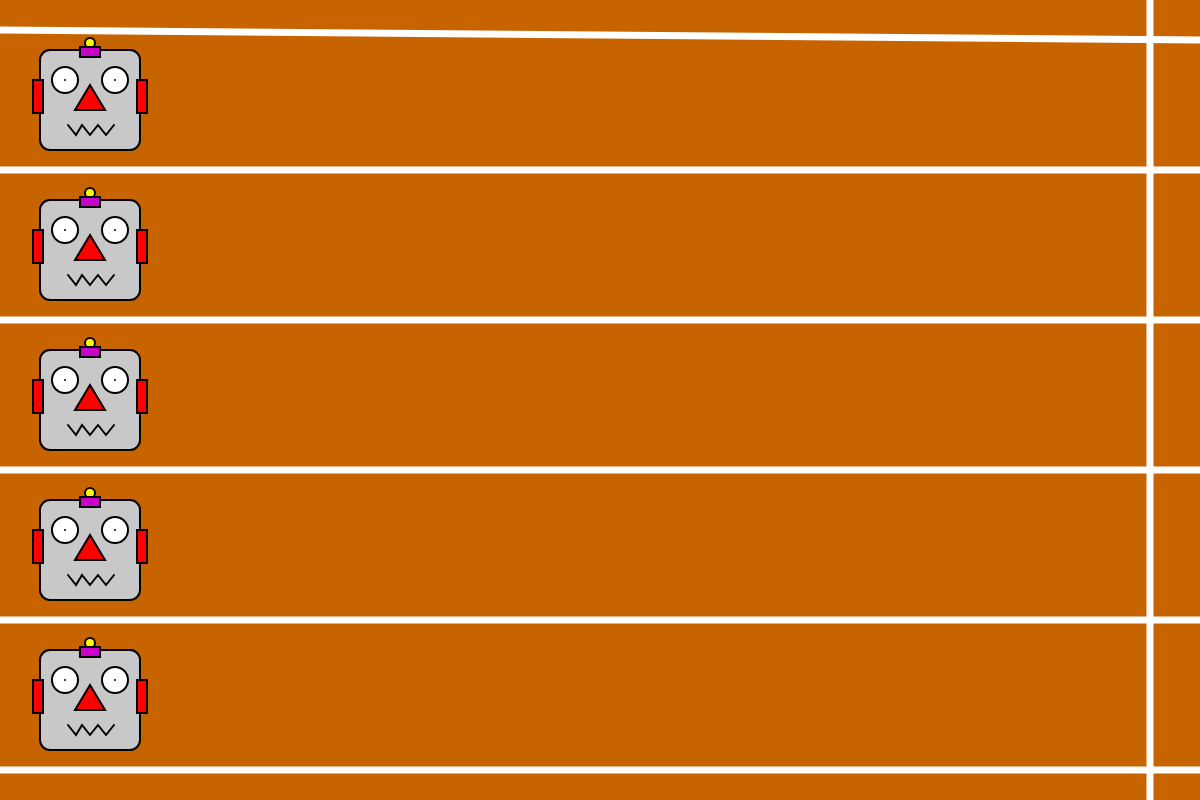
Frame 1 (no input)
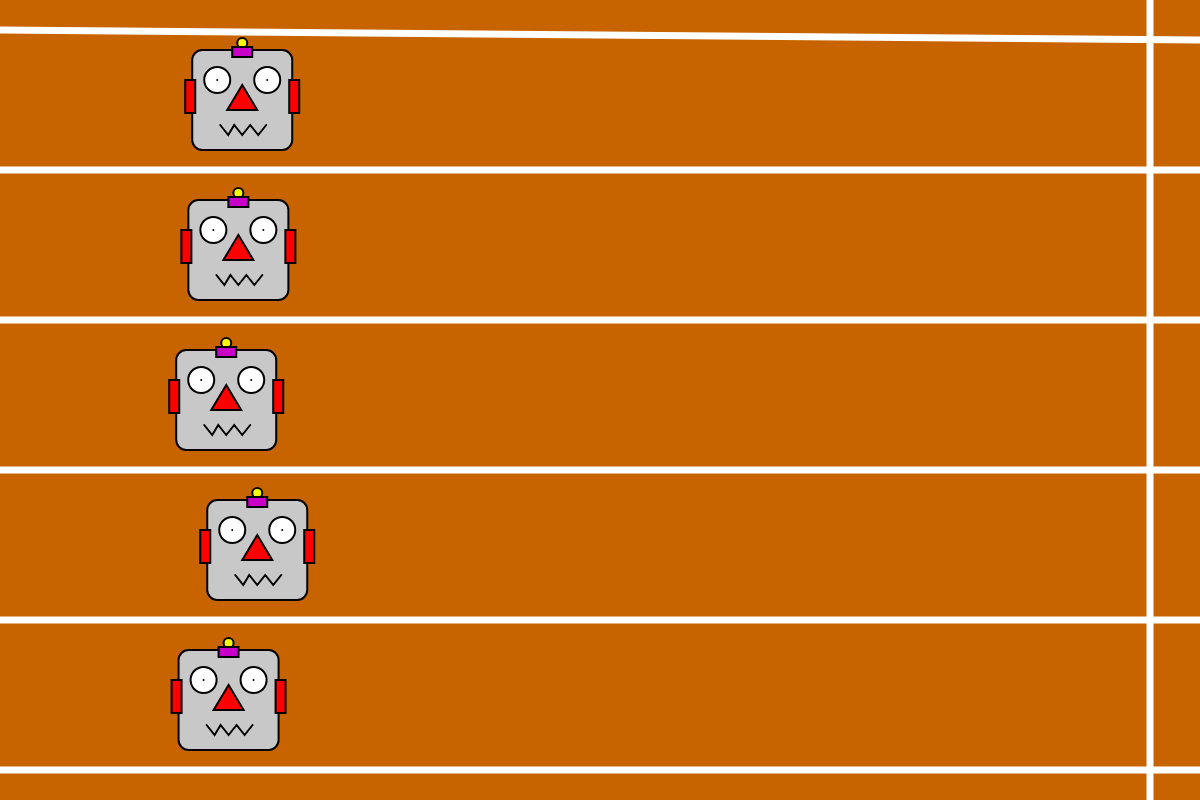
Frame 60 (no input)
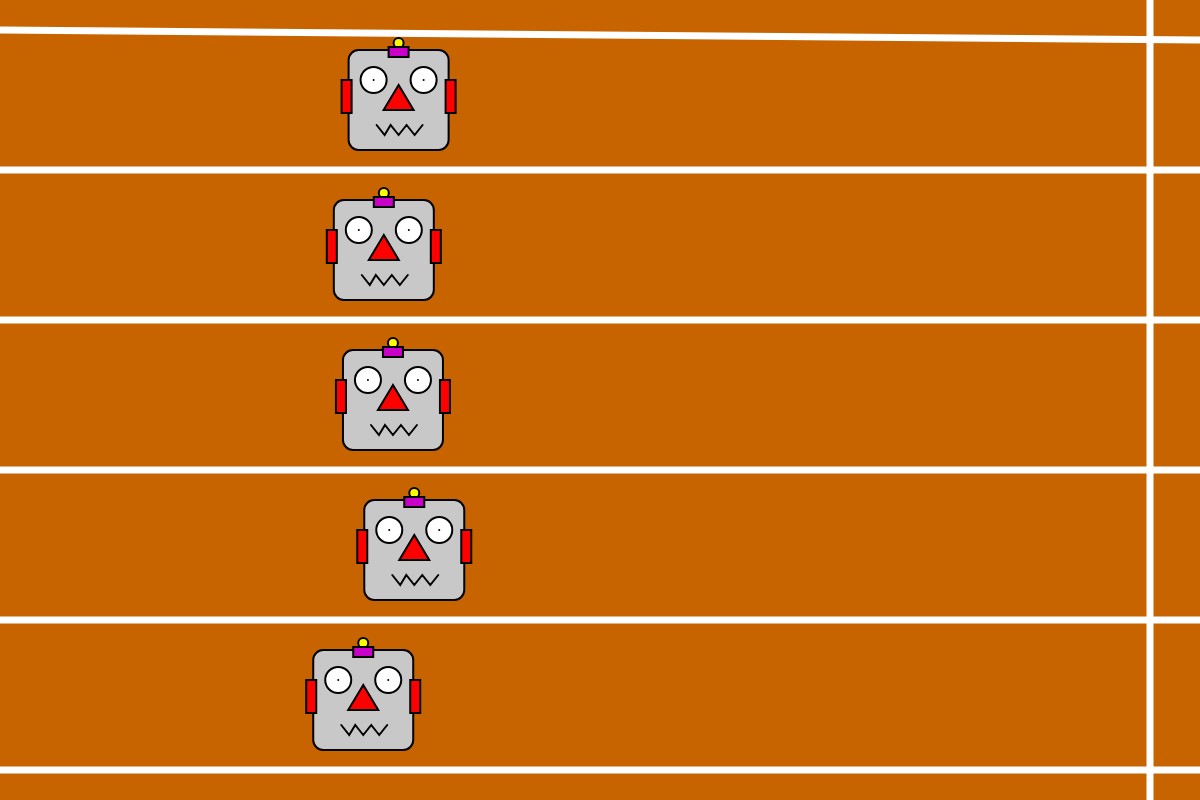
Frame 120 (the mouse pressed at the canvas centre since frame 60)

The p5.js sketch that drew these frames (run headless with seeded random() and noise() and a simulated clock; from frame 60 on, the mouse is pressed at the canvas centre):

// p5.js sketch
// ── sketch.js
/*
Hack It: Robot Olympics

* Make each robot move down the track by increasing its x coordinate each frame. You will want to add some randomness to this so each robot races at a different speed. 
* Check which robot has won the race and display a message saying which robot won. Remember the lanes will are labelled 1-5 not 0-4. 
* Some other things to try out when you've done the basics: 
    * Switch the robotXs and robotYs arrays to a single array of objects. 
    * Change the look of each robot.  
    * [HARD] Make the robots run the other way, or down the screen not across. 
    * [V HARD] make the race distance longer without increasing the size of the canvas. 
    * [V HARD] add "on your marks.", "Get set" and "go" before the start of the race. 
*/

var finishLineX = 1150;
var robotXs = [40, 40, 40, 40, 40];
var robotYs = [50, 200, 350, 500, 650];
var raceStarted;

function setup()
{
	createCanvas(1200, 800);
	raceStarted = true;
}


function draw()
{

	background(200, 100, 0);
	

	//draw the finish line and first line marker
	strokeWeight(7);
	stroke(255);
	line(finishLineX, 0, finishLineX, height);
	line(0, robotYs[0] - 20, width, robotYs[0] - 10);

	for (var i = 0; i < robotXs.length; i++)
	{

		//draw the robots
		strokeWeight(2);
		stroke(0);

		//robot head
		fill(200);
		rect(robotXs[i], robotYs[i], 100, 100, 10);

		//ears
		fill(255, 0, 0);

		rect(robotXs[i] - 7, robotYs[i] + 30, 10, 33);
		rect(robotXs[i] + 97, robotYs[i] + 30, 10, 33);

		//robots' antennas
		fill(250, 250, 0);
		ellipse(robotXs[i] + 50, robotYs[i] - 7, 10, 10);

		fill(200, 0, 200);
		rect(robotXs[i] + 40, robotYs[i] - 3, 20, 10);

		//eyes
		fill(255);
		ellipse(robotXs[i] + 25, robotYs[i] + 30, 26, 26);
		point(robotXs[i] + 25, robotYs[i] + 30);
		ellipse(robotXs[i] + 75, robotYs[i] + 30, 26, 26);
		point(robotXs[i] + 75, robotYs[i] + 30);


		//robots' noses
		fill(255, 0, 0);
		triangle(robotXs[i] + 50, robotYs[i] + 35, robotXs[i] + 35, robotYs[i] + 60, robotXs[i] + 65, robotYs[i] + 60);

		//robot 1 mouth
		noFill();
		beginShape();
		vertex(robotXs[i] + 28, robotYs[i] + 75);
		vertex(robotXs[i] + 36, robotYs[i] + 85);
		vertex(robotXs[i] + 42, robotYs[i] + 75);
		vertex(robotXs[i] + 50, robotYs[i] + 85);
		vertex(robotXs[i] + 58, robotYs[i] + 75);
		vertex(robotXs[i] + 66, robotYs[i] + 85);
		vertex(robotXs[i] + 74, robotYs[i] + 75);
		endShape();

		//draw the lower line marker for this lane
		strokeWeight(7);
		stroke(255);
		line(0, robotYs[i] + 120, width, robotYs[i] + 120);

		//TODO: update the robots x location 
		if(raceStarted == true){
		robotXs[i] += random(0,5);
		}

		//TODO Check if the robot has won and display message!   
		if(robotXs[i]+125 > finishLineX){
			raceStarted = false;
			noStroke();
			textSize(40);
			fill(255);
			text("robot "+(i+1)+" has won",500,400); //as the lines are numbered 1-5 so i added 1 to i.
			robotXs[i] = width-150;
			textAlign(CENTER,CENTER);
		}
	}

}
